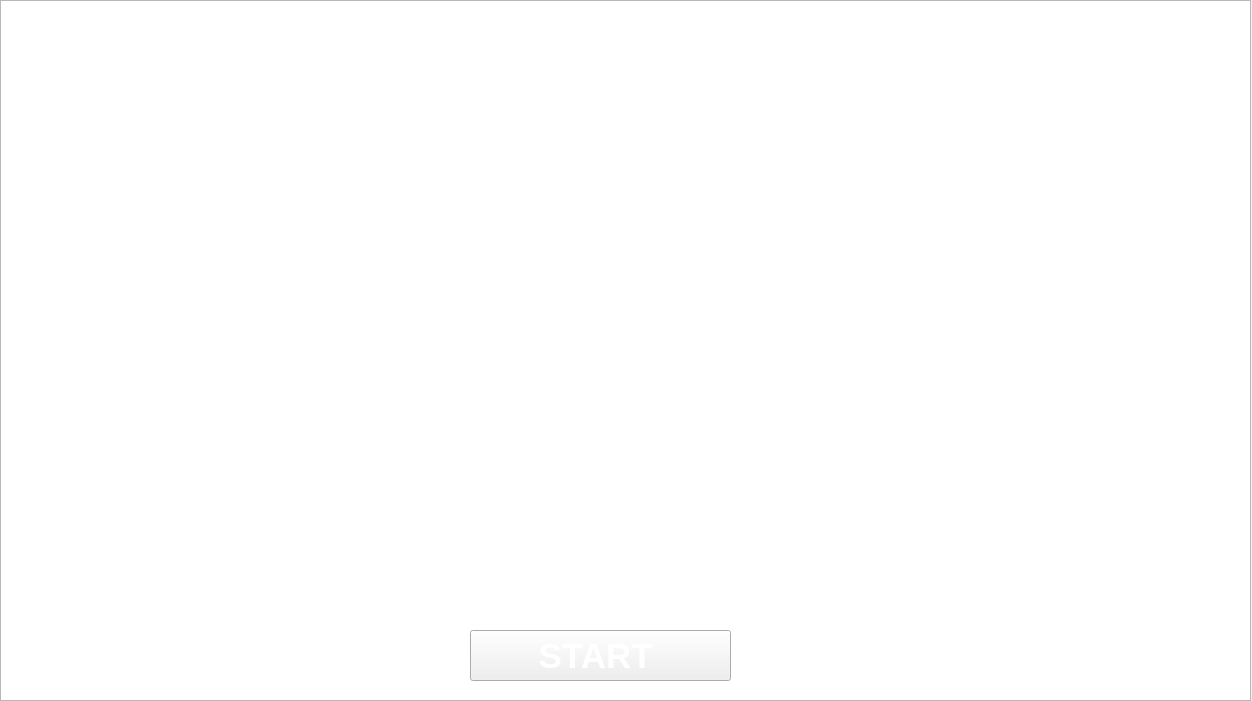
<?xml version="1.0" encoding="UTF-8"?>
<ui version="4.0">
 <class>MainWindow</class>
 <widget class="QMainWindow" name="MainWindow">
  <property name="geometry">
   <rect>
    <x>0</x>
    <y>0</y>
    <width>1252</width>
    <height>701</height>
   </rect>
  </property>
  <property name="windowTitle">
   <string>MainWindow</string>
  </property>
  <widget class="QWidget" name="centralwidget">
   <property name="styleSheet">
    <string notr="true">background-image:url(&quot;C:/projet-new/projet/background1.jpg&quot;);background-size:cover;
background-repeat:no-repeat;</string>
   </property>
   <widget class="QStackedWidget" name="stackedWidget">
    <property name="geometry">
     <rect>
      <x>0</x>
      <y>0</y>
      <width>1251</width>
      <height>751</height>
     </rect>
    </property>
    <property name="styleSheet">
     <string notr="true"/>
    </property>
    <property name="currentIndex">
     <number>0</number>
    </property>
    <widget class="QWidget" name="page">
     <widget class="QGraphicsView" name="graphicsView_2">
      <property name="geometry">
       <rect>
        <x>0</x>
        <y>0</y>
        <width>1251</width>
        <height>701</height>
       </rect>
      </property>
     </widget>
     <widget class="QPushButton" name="startbutton">
      <property name="geometry">
       <rect>
        <x>470</x>
        <y>630</y>
        <width>261</width>
        <height>51</height>
       </rect>
      </property>
      <property name="font">
       <font>
        <pointsize>26</pointsize>
        <weight>75</weight>
        <bold>true</bold>
       </font>
      </property>
      <property name="styleSheet">
       <string notr="true">color:white;</string>
      </property>
      <property name="text">
       <string>START </string>
      </property>
     </widget>
    </widget>
    <widget class="QWidget" name="LoginAndRegist_4">
     <property name="styleSheet">
      <string notr="true"/>
     </property>
     <widget class="QTabWidget" name="tabWidget_5">
      <property name="geometry">
       <rect>
        <x>10</x>
        <y>10</y>
        <width>1241</width>
        <height>681</height>
       </rect>
      </property>
      <property name="font">
       <font>
        <weight>75</weight>
        <bold>true</bold>
       </font>
      </property>
      <property name="autoFillBackground">
       <bool>false</bool>
      </property>
      <property name="styleSheet">
       <string notr="true"/>
      </property>
      <property name="currentIndex">
       <number>0</number>
      </property>
      <widget class="QWidget" name="LoginAndRegister_4">
       <attribute name="title">
        <string>Register-Login</string>
       </attribute>
       <widget class="QLineEdit" name="registID">
        <property name="geometry">
         <rect>
          <x>400</x>
          <y>340</y>
          <width>301</width>
          <height>34</height>
         </rect>
        </property>
        <property name="font">
         <font>
          <pointsize>14</pointsize>
         </font>
        </property>
        <property name="autoFillBackground">
         <bool>false</bool>
        </property>
        <property name="styleSheet">
         <string notr="true">color : white;</string>
        </property>
        <property name="placeholderText">
         <string>Id</string>
        </property>
       </widget>
       <widget class="QLineEdit" name="usernamereg">
        <property name="geometry">
         <rect>
          <x>400</x>
          <y>380</y>
          <width>301</width>
          <height>34</height>
         </rect>
        </property>
        <property name="font">
         <font>
          <pointsize>14</pointsize>
         </font>
        </property>
        <property name="autoFillBackground">
         <bool>false</bool>
        </property>
        <property name="styleSheet">
         <string notr="true">color:white;</string>
        </property>
        <property name="placeholderText">
         <string>Username</string>
        </property>
       </widget>
       <widget class="QLineEdit" name="passwordreg">
        <property name="geometry">
         <rect>
          <x>400</x>
          <y>420</y>
          <width>301</width>
          <height>34</height>
         </rect>
        </property>
        <property name="font">
         <font>
          <pointsize>14</pointsize>
         </font>
        </property>
        <property name="autoFillBackground">
         <bool>false</bool>
        </property>
        <property name="styleSheet">
         <string notr="true">color:white;</string>
        </property>
        <property name="echoMode">
         <enum>QLineEdit::Password</enum>
        </property>
        <property name="placeholderText">
         <string>Password</string>
        </property>
       </widget>
       <widget class="QLineEdit" name="emailreg">
        <property name="geometry">
         <rect>
          <x>400</x>
          <y>460</y>
          <width>301</width>
          <height>34</height>
         </rect>
        </property>
        <property name="font">
         <font>
          <pointsize>14</pointsize>
         </font>
        </property>
        <property name="autoFillBackground">
         <bool>false</bool>
        </property>
        <property name="styleSheet">
         <string notr="true">color:white;</string>
        </property>
        <property name="placeholderText">
         <string>Email</string>
        </property>
       </widget>
       <widget class="QLineEdit" name="phonereg">
        <property name="geometry">
         <rect>
          <x>400</x>
          <y>500</y>
          <width>301</width>
          <height>34</height>
         </rect>
        </property>
        <property name="font">
         <font>
          <pointsize>14</pointsize>
         </font>
        </property>
        <property name="autoFillBackground">
         <bool>false</bool>
        </property>
        <property name="styleSheet">
         <string notr="true">color:white;</string>
        </property>
        <property name="placeholderText">
         <string>Phone</string>
        </property>
       </widget>
       <widget class="QPushButton" name="registbtn">
        <property name="geometry">
         <rect>
          <x>540</x>
          <y>550</y>
          <width>161</width>
          <height>41</height>
         </rect>
        </property>
        <property name="font">
         <font>
          <pointsize>14</pointsize>
          <weight>75</weight>
          <bold>true</bold>
         </font>
        </property>
        <property name="autoFillBackground">
         <bool>false</bool>
        </property>
        <property name="styleSheet">
         <string notr="true">
QPushButton {
border: 2px solid darkblue;
}

QPushButton:hover {
background: qradialgradient(
cx: 0.3, cy: -0.4, fx: 0.3, fy: -0.4,
radius: 1.35, stop: 0 #fff, stop: 1 #bbb
);
 
    background-color:#FFA07A	;
    border-radius: 15px;
}
</string>
        </property>
        <property name="text">
         <string>Register</string>
        </property>
       </widget>
       <widget class="QLabel" name="label_8">
        <property name="geometry">
         <rect>
          <x>400</x>
          <y>280</y>
          <width>301</width>
          <height>61</height>
         </rect>
        </property>
        <property name="font">
         <font>
          <family>Niagara Solid</family>
          <pointsize>-1</pointsize>
          <weight>50</weight>
          <italic>false</italic>
          <bold>false</bold>
         </font>
        </property>
        <property name="autoFillBackground">
         <bool>false</bool>
        </property>
        <property name="styleSheet">
         <string notr="true">color:white;font:70px;background:transparent</string>
        </property>
        <property name="text">
         <string>Ajouter un compte</string>
        </property>
       </widget>
       <widget class="QPushButton" name="returnlog">
        <property name="geometry">
         <rect>
          <x>530</x>
          <y>600</y>
          <width>171</width>
          <height>41</height>
         </rect>
        </property>
        <property name="font">
         <font>
          <pointsize>12</pointsize>
          <weight>75</weight>
          <bold>true</bold>
         </font>
        </property>
        <property name="autoFillBackground">
         <bool>false</bool>
        </property>
        <property name="styleSheet">
         <string notr="true">
QPushButton {
border: 2px solid darkblue;
}

QPushButton:hover {
background: qradialgradient(
cx: 0.3, cy: -0.4, fx: 0.3, fy: -0.4,
radius: 1.35, stop: 0 #fff, stop: 1 #bbb
);
 
    background-color:#FFA07A	;
    border-radius: 15px;
}
</string>
        </property>
        <property name="text">
         <string>Return to login</string>
        </property>
       </widget>
       <widget class="QLabel" name="label_register_icon">
        <property name="geometry">
         <rect>
          <x>440</x>
          <y>50</y>
          <width>230</width>
          <height>228</height>
         </rect>
        </property>
        <property name="styleSheet">
         <string notr="true">background:transparent</string>
        </property>
        <property name="text">
         <string>TextLabel</string>
        </property>
       </widget>
      </widget>
      <widget class="QWidget" name="Users_5">
       <attribute name="title">
        <string>Users</string>
       </attribute>
       <widget class="QTableView" name="tab_login">
        <property name="geometry">
         <rect>
          <x>430</x>
          <y>80</y>
          <width>761</width>
          <height>351</height>
         </rect>
        </property>
       </widget>
       <widget class="QLineEdit" name="emailupd">
        <property name="geometry">
         <rect>
          <x>50</x>
          <y>270</y>
          <width>301</width>
          <height>34</height>
         </rect>
        </property>
        <property name="font">
         <font>
          <pointsize>14</pointsize>
         </font>
        </property>
        <property name="styleSheet">
         <string notr="true">color:white;</string>
        </property>
        <property name="text">
         <string/>
        </property>
        <property name="placeholderText">
         <string>Email</string>
        </property>
       </widget>
       <widget class="QLineEdit" name="phoneupd">
        <property name="geometry">
         <rect>
          <x>50</x>
          <y>330</y>
          <width>301</width>
          <height>34</height>
         </rect>
        </property>
        <property name="font">
         <font>
          <pointsize>14</pointsize>
         </font>
        </property>
        <property name="styleSheet">
         <string notr="true">color:white;</string>
        </property>
        <property name="text">
         <string/>
        </property>
        <property name="placeholderText">
         <string>Phone</string>
        </property>
       </widget>
       <widget class="QLineEdit" name="IDupd">
        <property name="enabled">
         <bool>true</bool>
        </property>
        <property name="geometry">
         <rect>
          <x>50</x>
          <y>80</y>
          <width>301</width>
          <height>34</height>
         </rect>
        </property>
        <property name="font">
         <font>
          <pointsize>14</pointsize>
         </font>
        </property>
        <property name="acceptDrops">
         <bool>true</bool>
        </property>
        <property name="styleSheet">
         <string notr="true">color:white;</string>
        </property>
        <property name="text">
         <string/>
        </property>
        <property name="placeholderText">
         <string>Id</string>
        </property>
       </widget>
       <widget class="QPushButton" name="logupdatebtn">
        <property name="geometry">
         <rect>
          <x>230</x>
          <y>400</y>
          <width>171</width>
          <height>41</height>
         </rect>
        </property>
        <property name="font">
         <font>
          <pointsize>14</pointsize>
          <weight>75</weight>
          <bold>true</bold>
         </font>
        </property>
        <property name="styleSheet">
         <string notr="true">
QPushButton {
border: 2px solid darkblue;
}

QPushButton:hover {
background: qradialgradient(
cx: 0.3, cy: -0.4, fx: 0.3, fy: -0.4,
radius: 1.35, stop: 0 #fff, stop: 1 #bbb
);
 
    background-color:#FFA07A	;
    border-radius: 15px;
}
</string>
        </property>
        <property name="text">
         <string>Modifier</string>
        </property>
       </widget>
       <widget class="QLineEdit" name="usernameupd">
        <property name="geometry">
         <rect>
          <x>50</x>
          <y>140</y>
          <width>301</width>
          <height>34</height>
         </rect>
        </property>
        <property name="font">
         <font>
          <pointsize>14</pointsize>
         </font>
        </property>
        <property name="styleSheet">
         <string notr="true">color:white;</string>
        </property>
        <property name="text">
         <string/>
        </property>
        <property name="placeholderText">
         <string>Username</string>
        </property>
       </widget>
       <widget class="QComboBox" name="logTri">
        <property name="geometry">
         <rect>
          <x>450</x>
          <y>50</y>
          <width>73</width>
          <height>22</height>
         </rect>
        </property>
        <item>
         <property name="text">
          <string>Tous</string>
         </property>
        </item>
        <item>
         <property name="text">
          <string>ID</string>
         </property>
        </item>
        <item>
         <property name="text">
          <string>USERNAME</string>
         </property>
        </item>
        <item>
         <property name="text">
          <string>EMAIL</string>
         </property>
        </item>
        <item>
         <property name="text">
          <string>PHONE</string>
         </property>
        </item>
       </widget>
       <widget class="QLineEdit" name="searchlog">
        <property name="geometry">
         <rect>
          <x>540</x>
          <y>50</y>
          <width>113</width>
          <height>22</height>
         </rect>
        </property>
        <property name="styleSheet">
         <string notr="true">color:white;</string>
        </property>
        <property name="placeholderText">
         <string>Recherche</string>
        </property>
       </widget>
       <widget class="QPushButton" name="suppbtn">
        <property name="geometry">
         <rect>
          <x>50</x>
          <y>400</y>
          <width>161</width>
          <height>41</height>
         </rect>
        </property>
        <property name="font">
         <font>
          <pointsize>14</pointsize>
          <weight>75</weight>
          <bold>true</bold>
         </font>
        </property>
        <property name="styleSheet">
         <string notr="true">
QPushButton {
border: 2px solid darkblue;
}

QPushButton:hover {
background: qradialgradient(
cx: 0.3, cy: -0.4, fx: 0.3, fy: -0.4,
radius: 1.35, stop: 0 #fff, stop: 1 #bbb
);
 
    background-color:#FFA07A	;
    border-radius: 15px;
}
</string>
        </property>
        <property name="text">
         <string>Supprimer</string>
        </property>
       </widget>
       <widget class="QLineEdit" name="passwordupd">
        <property name="geometry">
         <rect>
          <x>50</x>
          <y>210</y>
          <width>301</width>
          <height>34</height>
         </rect>
        </property>
        <property name="font">
         <font>
          <pointsize>14</pointsize>
         </font>
        </property>
        <property name="styleSheet">
         <string notr="true">color:white;</string>
        </property>
        <property name="text">
         <string/>
        </property>
        <property name="placeholderText">
         <string>Password</string>
        </property>
       </widget>
      </widget>
     </widget>
    </widget>
    <widget class="QWidget" name="login">
     <widget class="QLabel" name="loginlab">
      <property name="geometry">
       <rect>
        <x>460</x>
        <y>340</y>
        <width>391</width>
        <height>61</height>
       </rect>
      </property>
      <property name="font">
       <font>
        <pointsize>26</pointsize>
       </font>
      </property>
      <property name="styleSheet">
       <string notr="true">background:transparent</string>
      </property>
      <property name="text">
       <string>Login </string>
      </property>
     </widget>
     <widget class="QLineEdit" name="usernamlog">
      <property name="geometry">
       <rect>
        <x>460</x>
        <y>410</y>
        <width>391</width>
        <height>34</height>
       </rect>
      </property>
      <property name="font">
       <font>
        <pointsize>14</pointsize>
       </font>
      </property>
      <property name="autoFillBackground">
       <bool>false</bool>
      </property>
      <property name="styleSheet">
       <string notr="true">color:white;</string>
      </property>
      <property name="placeholderText">
       <string>Username</string>
      </property>
     </widget>
     <widget class="QLineEdit" name="passwordlog">
      <property name="geometry">
       <rect>
        <x>460</x>
        <y>460</y>
        <width>391</width>
        <height>34</height>
       </rect>
      </property>
      <property name="font">
       <font>
        <pointsize>14</pointsize>
       </font>
      </property>
      <property name="styleSheet">
       <string notr="true">color:white;</string>
      </property>
      <property name="echoMode">
       <enum>QLineEdit::Password</enum>
      </property>
      <property name="placeholderText">
       <string>Password</string>
      </property>
     </widget>
     <widget class="QPushButton" name="logbtn">
      <property name="geometry">
       <rect>
        <x>720</x>
        <y>550</y>
        <width>131</width>
        <height>37</height>
       </rect>
      </property>
      <property name="font">
       <font>
        <pointsize>14</pointsize>
        <weight>75</weight>
        <bold>true</bold>
       </font>
      </property>
      <property name="styleSheet">
       <string notr="true">#loginbtn{

color:white;
background-color:#27a9e3;
border-width:0px;
border-radius:4px;
}
#loginbtn:hover{

background-color:#66c011;

}</string>
      </property>
      <property name="text">
       <string>Login</string>
      </property>
     </widget>
     <widget class="QPushButton" name="Createbtn">
      <property name="geometry">
       <rect>
        <x>610</x>
        <y>610</y>
        <width>251</width>
        <height>41</height>
       </rect>
      </property>
      <property name="font">
       <font>
        <pointsize>14</pointsize>
        <weight>75</weight>
        <bold>true</bold>
       </font>
      </property>
      <property name="text">
       <string>Create New Account </string>
      </property>
     </widget>
     <widget class="QPushButton" name="forgetPW">
      <property name="geometry">
       <rect>
        <x>460</x>
        <y>500</y>
        <width>141</width>
        <height>41</height>
       </rect>
      </property>
      <property name="font">
       <font>
        <pointsize>7</pointsize>
        <weight>75</weight>
        <bold>true</bold>
       </font>
      </property>
      <property name="styleSheet">
       <string notr="true">#loginbtn{

color:white;
background-color:#27a9e3;
border-width:0px;
border-radius:4px;
}
#loginbtn:hover{

background-color:#66c011;

}</string>
      </property>
      <property name="text">
       <string>Forget Password</string>
      </property>
     </widget>
     <widget class="QLabel" name="loginicon">
      <property name="geometry">
       <rect>
        <x>470</x>
        <y>10</y>
        <width>381</width>
        <height>311</height>
       </rect>
      </property>
      <property name="autoFillBackground">
       <bool>false</bool>
      </property>
      <property name="styleSheet">
       <string notr="true">background:transparent</string>
      </property>
      <property name="text">
       <string>TextLabel</string>
      </property>
     </widget>
     <widget class="QGraphicsView" name="graphicsView">
      <property name="geometry">
       <rect>
        <x>0</x>
        <y>1</y>
        <width>1271</width>
        <height>711</height>
       </rect>
      </property>
     </widget>
     <zorder>graphicsView</zorder>
     <zorder>loginlab</zorder>
     <zorder>usernamlog</zorder>
     <zorder>passwordlog</zorder>
     <zorder>logbtn</zorder>
     <zorder>Createbtn</zorder>
     <zorder>forgetPW</zorder>
     <zorder>loginicon</zorder>
    </widget>
    <widget class="QWidget" name="Home">
     <widget class="QPushButton" name="GestCourses_Equip">
      <property name="geometry">
       <rect>
        <x>870</x>
        <y>70</y>
        <width>381</width>
        <height>51</height>
       </rect>
      </property>
      <property name="font">
       <font>
        <pointsize>12</pointsize>
        <weight>75</weight>
        <bold>true</bold>
       </font>
      </property>
      <property name="styleSheet">
       <string notr="true">
QPushButton {
border: 2px solid darkblue;
}

QPushButton:hover {
background: qradialgradient(
cx: 0.3, cy: -0.4, fx: 0.3, fy: -0.4,
radius: 1.35, stop: 0 #fff, stop: 1 #bbb
);
 
    background-color:#FFA07A	;
    border-radius: 15px;
}
</string>
      </property>
      <property name="text">
       <string>Gestion des Courses et Equipement</string>
      </property>
     </widget>
     <widget class="QPushButton" name="GestDevoirs_Loisir">
      <property name="geometry">
       <rect>
        <x>870</x>
        <y>150</y>
        <width>381</width>
        <height>51</height>
       </rect>
      </property>
      <property name="font">
       <font>
        <pointsize>12</pointsize>
        <weight>75</weight>
        <bold>true</bold>
       </font>
      </property>
      <property name="styleSheet">
       <string notr="true">
QPushButton {
border: 2px solid darkblue;
}

QPushButton:hover {
background: qradialgradient(
cx: 0.3, cy: -0.4, fx: 0.3, fy: -0.4,
radius: 1.35, stop: 0 #fff, stop: 1 #bbb
);
 
    background-color:#FFA07A	;
    border-radius: 15px;
}
</string>
      </property>
      <property name="text">
       <string>Gestion des Devoirs et Loisirs </string>
      </property>
     </widget>
     <widget class="Line" name="lineRL_2">
      <property name="geometry">
       <rect>
        <x>840</x>
        <y>30</y>
        <width>20</width>
        <height>461</height>
       </rect>
      </property>
      <property name="orientation">
       <enum>Qt::Vertical</enum>
      </property>
     </widget>
     <widget class="QPushButton" name="GestEtage_Chambre">
      <property name="geometry">
       <rect>
        <x>870</x>
        <y>310</y>
        <width>381</width>
        <height>51</height>
       </rect>
      </property>
      <property name="font">
       <font>
        <pointsize>12</pointsize>
        <weight>75</weight>
        <bold>true</bold>
       </font>
      </property>
      <property name="styleSheet">
       <string notr="true">
QPushButton {
border: 2px solid darkblue;
}

QPushButton:hover {
background: qradialgradient(
cx: 0.3, cy: -0.4, fx: 0.3, fy: -0.4,
radius: 1.35, stop: 0 #fff, stop: 1 #bbb
);
 
    background-color:#FFA07A	;
    border-radius: 15px;
}
</string>
      </property>
      <property name="text">
       <string>Gestion des Etages et Chambre</string>
      </property>
     </widget>
     <widget class="QPushButton" name="GestCamera_Lum">
      <property name="geometry">
       <rect>
        <x>870</x>
        <y>230</y>
        <width>381</width>
        <height>51</height>
       </rect>
      </property>
      <property name="font">
       <font>
        <pointsize>12</pointsize>
        <weight>75</weight>
        <bold>true</bold>
       </font>
      </property>
      <property name="styleSheet">
       <string notr="true">
QPushButton {
border: 2px solid darkblue;
}

QPushButton:hover {
background: qradialgradient(
cx: 0.3, cy: -0.4, fx: 0.3, fy: -0.4,
radius: 1.35, stop: 0 #fff, stop: 1 #bbb
);
 
    background-color:#FFA07A	;
    border-radius: 15px;
}
</string>
      </property>
      <property name="text">
       <string>Gestion des Camera et Lumiere</string>
      </property>
     </widget>
     <widget class="QPushButton" name="GestProfils_3">
      <property name="geometry">
       <rect>
        <x>940</x>
        <y>480</y>
        <width>241</width>
        <height>51</height>
       </rect>
      </property>
      <property name="font">
       <font>
        <pointsize>12</pointsize>
        <weight>75</weight>
        <bold>true</bold>
       </font>
      </property>
      <property name="styleSheet">
       <string notr="true">
QPushButton {
border: 2px solid darkblue;
}

QPushButton:hover {
background: qradialgradient(
cx: 0.3, cy: -0.4, fx: 0.3, fy: -0.4,
radius: 1.35, stop: 0 #fff, stop: 1 #bbb
);
 
    background-color:#FFA07A	;
    border-radius: 15px;
}
</string>
      </property>
      <property name="text">
       <string>Paramétres du profil </string>
      </property>
     </widget>
     <widget class="QPushButton" name="GestPorte_Fenetre">
      <property name="geometry">
       <rect>
        <x>870</x>
        <y>390</y>
        <width>381</width>
        <height>51</height>
       </rect>
      </property>
      <property name="font">
       <font>
        <pointsize>12</pointsize>
        <weight>75</weight>
        <bold>true</bold>
       </font>
      </property>
      <property name="styleSheet">
       <string notr="true">
QPushButton {
border: 2px solid darkblue;
}

QPushButton:hover {
background: qradialgradient(
cx: 0.3, cy: -0.4, fx: 0.3, fy: -0.4,
radius: 1.35, stop: 0 #fff, stop: 1 #bbb
);
 
    background-color:#FFA07A	;
    border-radius: 15px;
}
</string>
      </property>
      <property name="text">
       <string>Gestion des Portes et Fenêtre</string>
      </property>
     </widget>
     <widget class="QLabel" name="label_logo">
      <property name="geometry">
       <rect>
        <x>980</x>
        <y>550</y>
        <width>161</width>
        <height>141</height>
       </rect>
      </property>
      <property name="styleSheet">
       <string notr="true">background:transparent</string>
      </property>
      <property name="text">
       <string>TextLabel</string>
      </property>
     </widget>
     <widget class="QLabel" name="label_acceuil">
      <property name="geometry">
       <rect>
        <x>4</x>
        <y>35</y>
        <width>831</width>
        <height>461</height>
       </rect>
      </property>
      <property name="styleSheet">
       <string notr="true">background:transparent</string>
      </property>
      <property name="text">
       <string>TextLabel</string>
      </property>
     </widget>
     <widget class="QPushButton" name="logout">
      <property name="geometry">
       <rect>
        <x>40</x>
        <y>610</y>
        <width>121</width>
        <height>51</height>
       </rect>
      </property>
      <property name="font">
       <font>
        <pointsize>14</pointsize>
        <weight>75</weight>
        <bold>true</bold>
       </font>
      </property>
      <property name="styleSheet">
       <string notr="true">
QPushButton {
border: 2px solid darkblue;
}

QPushButton:hover {
background: qradialgradient(
cx: 0.3, cy: -0.4, fx: 0.3, fy: -0.4,
radius: 1.35, stop: 0 #fff, stop: 1 #bbb
);
 
    background-color:#FFA07A	;
    border-radius: 15px;
}
</string>
      </property>
      <property name="text">
       <string>Logout</string>
      </property>
     </widget>
    </widget>
    <widget class="QWidget" name="ForgetPW">
     <widget class="QLineEdit" name="forgetpwUSER">
      <property name="geometry">
       <rect>
        <x>580</x>
        <y>160</y>
        <width>151</width>
        <height>31</height>
       </rect>
      </property>
      <property name="styleSheet">
       <string notr="true">border-style:solid;
bordor-color:white;
border-width:2px;
border-radius:10px;
color:rjb(255,255,255);</string>
      </property>
      <property name="text">
       <string/>
      </property>
     </widget>
     <widget class="QLineEdit" name="forgetpwPW">
      <property name="geometry">
       <rect>
        <x>580</x>
        <y>210</y>
        <width>151</width>
        <height>31</height>
       </rect>
      </property>
      <property name="styleSheet">
       <string notr="true">border-style:solid;
bordor-color:white;
border-width:2px;
border-radius:10px;
color:rjb(255,255,255);</string>
      </property>
      <property name="echoMode">
       <enum>QLineEdit::Password</enum>
      </property>
     </widget>
     <widget class="QLineEdit" name="newPw">
      <property name="geometry">
       <rect>
        <x>580</x>
        <y>261</y>
        <width>151</width>
        <height>31</height>
       </rect>
      </property>
      <property name="styleSheet">
       <string notr="true">border-style:solid;
bordor-color:white;
border-width:2px;
border-radius:10px;
color:rjb(255,255,255);</string>
      </property>
      <property name="echoMode">
       <enum>QLineEdit::Password</enum>
      </property>
     </widget>
     <widget class="QLabel" name="label_11">
      <property name="geometry">
       <rect>
        <x>410</x>
        <y>160</y>
        <width>141</width>
        <height>31</height>
       </rect>
      </property>
      <property name="font">
       <font>
        <pointsize>10</pointsize>
        <weight>75</weight>
        <bold>true</bold>
       </font>
      </property>
      <property name="styleSheet">
       <string notr="true">border-style:solid;
bordor-color:white;
border-width:2px;
border-radius:10px;
color:rjb(255,255,255);</string>
      </property>
      <property name="text">
       <string>Username</string>
      </property>
     </widget>
     <widget class="QLabel" name="label_9">
      <property name="geometry">
       <rect>
        <x>410</x>
        <y>210</y>
        <width>141</width>
        <height>31</height>
       </rect>
      </property>
      <property name="font">
       <font>
        <pointsize>10</pointsize>
        <weight>75</weight>
        <bold>true</bold>
       </font>
      </property>
      <property name="styleSheet">
       <string notr="true">border-style:solid;
bordor-color:white;
border-width:2px;
border-radius:10px;
color:rjb(255,255,255);</string>
      </property>
      <property name="text">
       <string>Password</string>
      </property>
     </widget>
     <widget class="QLabel" name="label_12">
      <property name="geometry">
       <rect>
        <x>410</x>
        <y>260</y>
        <width>141</width>
        <height>31</height>
       </rect>
      </property>
      <property name="font">
       <font>
        <pointsize>10</pointsize>
        <weight>75</weight>
        <bold>true</bold>
       </font>
      </property>
      <property name="styleSheet">
       <string notr="true">border-style:solid;
bordor-color:white;
border-width:2px;
border-radius:10px;
color:rjb(255,255,255);</string>
      </property>
      <property name="text">
       <string>New Password</string>
      </property>
     </widget>
     <widget class="QPushButton" name="forgetpwbtn">
      <property name="geometry">
       <rect>
        <x>570</x>
        <y>310</y>
        <width>171</width>
        <height>51</height>
       </rect>
      </property>
      <property name="font">
       <font>
        <pointsize>12</pointsize>
        <weight>75</weight>
        <bold>true</bold>
       </font>
      </property>
      <property name="text">
       <string>Confirm</string>
      </property>
     </widget>
     <widget class="QPushButton" name="returnPW">
      <property name="geometry">
       <rect>
        <x>430</x>
        <y>430</y>
        <width>271</width>
        <height>51</height>
       </rect>
      </property>
      <property name="font">
       <font>
        <pointsize>16</pointsize>
        <weight>75</weight>
        <bold>true</bold>
       </font>
      </property>
      <property name="text">
       <string>return login</string>
      </property>
     </widget>
    </widget>
    <widget class="QWidget" name="Profil">
     <widget class="QTabWidget" name="profilesettings_4">
      <property name="geometry">
       <rect>
        <x>0</x>
        <y>20</y>
        <width>1231</width>
        <height>571</height>
       </rect>
      </property>
      <property name="currentIndex">
       <number>0</number>
      </property>
      <widget class="QWidget" name="profile_4">
       <attribute name="title">
        <string>Profile-setttings</string>
       </attribute>
       <widget class="QGroupBox" name="registerform_8">
        <property name="geometry">
         <rect>
          <x>0</x>
          <y>0</y>
          <width>741</width>
          <height>441</height>
         </rect>
        </property>
        <property name="font">
         <font>
          <pointsize>10</pointsize>
          <weight>75</weight>
          <bold>true</bold>
         </font>
        </property>
        <property name="styleSheet">
         <string notr="true">#registerform{

background: rgb(144,170,0);
border-radius:8px;
}</string>
        </property>
        <property name="title">
         <string>Profil</string>
        </property>
        <layout class="QVBoxLayout" name="verticalLayout_53">
         <item>
          <layout class="QVBoxLayout" name="verticalLayout_54">
           <item>
            <layout class="QVBoxLayout" name="verticalLayout_55">
             <item>
              <widget class="QLabel" name="label_51">
               <property name="font">
                <font>
                 <pointsize>12</pointsize>
                </font>
               </property>
               <property name="styleSheet">
                <string notr="true">color:white;</string>
               </property>
               <property name="text">
                <string>Code:</string>
               </property>
              </widget>
             </item>
             <item>
              <widget class="QLineEdit" name="CodeProf">
               <property name="font">
                <font>
                 <pointsize>14</pointsize>
                </font>
               </property>
              </widget>
             </item>
            </layout>
           </item>
           <item>
            <widget class="QLabel" name="label_52">
             <property name="font">
              <font>
               <pointsize>12</pointsize>
              </font>
             </property>
             <property name="styleSheet">
              <string notr="true">color:white;</string>
             </property>
             <property name="text">
              <string>Nom:</string>
             </property>
            </widget>
           </item>
           <item>
            <widget class="QLineEdit" name="NomProf">
             <property name="font">
              <font>
               <pointsize>14</pointsize>
              </font>
             </property>
            </widget>
           </item>
          </layout>
         </item>
         <item>
          <layout class="QVBoxLayout" name="verticalLayout_56">
           <item>
            <widget class="QLabel" name="label_53">
             <property name="font">
              <font>
               <pointsize>12</pointsize>
              </font>
             </property>
             <property name="styleSheet">
              <string notr="true">color:white;</string>
             </property>
             <property name="text">
              <string>Prenom:</string>
             </property>
            </widget>
           </item>
           <item>
            <widget class="QLineEdit" name="PrenomProf">
             <property name="font">
              <font>
               <pointsize>14</pointsize>
              </font>
             </property>
             <property name="echoMode">
              <enum>QLineEdit::Normal</enum>
             </property>
            </widget>
           </item>
          </layout>
         </item>
         <item>
          <layout class="QVBoxLayout" name="verticalLayout_57">
           <item>
            <widget class="QLabel" name="label_54">
             <property name="font">
              <font>
               <pointsize>12</pointsize>
              </font>
             </property>
             <property name="styleSheet">
              <string notr="true">color:white;</string>
             </property>
             <property name="text">
              <string>Location</string>
             </property>
            </widget>
           </item>
           <item>
            <widget class="QLineEdit" name="LocProf">
             <property name="font">
              <font>
               <pointsize>14</pointsize>
              </font>
             </property>
            </widget>
           </item>
          </layout>
         </item>
         <item>
          <layout class="QVBoxLayout" name="verticalLayout_58">
           <item>
            <widget class="QLabel" name="label_55">
             <property name="font">
              <font>
               <pointsize>12</pointsize>
              </font>
             </property>
             <property name="styleSheet">
              <string notr="true">color:white;</string>
             </property>
             <property name="text">
              <string>Role</string>
             </property>
            </widget>
           </item>
           <item>
            <widget class="QComboBox" name="RoleProf">
             <item>
              <property name="text">
               <string>Parent</string>
              </property>
             </item>
             <item>
              <property name="text">
               <string>Fils</string>
              </property>
             </item>
            </widget>
           </item>
          </layout>
         </item>
         <item>
          <widget class="QPushButton" name="registerProf">
           <property name="font">
            <font>
             <pointsize>14</pointsize>
             <weight>75</weight>
             <bold>true</bold>
            </font>
           </property>
           <property name="styleSheet">
            <string notr="true">#registerbtn{

color:white;
background-color:#27a9e3;
border-width:0px;
border-radius:4px;
}
#registerbtn:hover{

background-color:#66c011;

}</string>
           </property>
           <property name="text">
            <string>Register</string>
           </property>
          </widget>
         </item>
        </layout>
       </widget>
       <widget class="QPushButton" name="return_home_2">
        <property name="geometry">
         <rect>
          <x>1070</x>
          <y>460</y>
          <width>131</width>
          <height>61</height>
         </rect>
        </property>
        <property name="text">
         <string>return home</string>
        </property>
       </widget>
      </widget>
      <widget class="QWidget" name="Profiledisplay">
       <attribute name="title">
        <string>Profile-view</string>
       </attribute>
       <widget class="QTableView" name="tab_profile">
        <property name="geometry">
         <rect>
          <x>390</x>
          <y>10</y>
          <width>821</width>
          <height>361</height>
         </rect>
        </property>
       </widget>
       <widget class="QPushButton" name="suppbtnProf">
        <property name="geometry">
         <rect>
          <x>1058</x>
          <y>380</y>
          <width>121</width>
          <height>41</height>
         </rect>
        </property>
        <property name="text">
         <string>Supprimer</string>
        </property>
       </widget>
       <widget class="QGroupBox" name="Profiledataform">
        <property name="geometry">
         <rect>
          <x>20</x>
          <y>0</y>
          <width>351</width>
          <height>441</height>
         </rect>
        </property>
        <property name="font">
         <font>
          <pointsize>10</pointsize>
          <weight>75</weight>
          <bold>true</bold>
         </font>
        </property>
        <property name="styleSheet">
         <string notr="true">#registerform{

background: rgb(144,170,0);
border-radius:8px;
}</string>
        </property>
        <property name="title">
         <string>Profil</string>
        </property>
        <layout class="QVBoxLayout" name="verticalLayout_59">
         <item>
          <layout class="QVBoxLayout" name="verticalLayout_60">
           <item>
            <layout class="QVBoxLayout" name="verticalLayout_61">
             <item>
              <widget class="QLabel" name="label_56">
               <property name="font">
                <font>
                 <pointsize>12</pointsize>
                </font>
               </property>
               <property name="styleSheet">
                <string notr="true">color:white;</string>
               </property>
               <property name="text">
                <string>Code:</string>
               </property>
              </widget>
             </item>
             <item>
              <widget class="QLineEdit" name="Code2">
               <property name="font">
                <font>
                 <pointsize>14</pointsize>
                </font>
               </property>
              </widget>
             </item>
            </layout>
           </item>
           <item>
            <widget class="QLabel" name="label_57">
             <property name="font">
              <font>
               <pointsize>12</pointsize>
              </font>
             </property>
             <property name="styleSheet">
              <string notr="true">color:white;</string>
             </property>
             <property name="text">
              <string>Nom:</string>
             </property>
            </widget>
           </item>
           <item>
            <widget class="QLineEdit" name="Nom2">
             <property name="font">
              <font>
               <pointsize>14</pointsize>
              </font>
             </property>
            </widget>
           </item>
          </layout>
         </item>
         <item>
          <layout class="QVBoxLayout" name="verticalLayout_62">
           <item>
            <widget class="QLabel" name="label_58">
             <property name="font">
              <font>
               <pointsize>12</pointsize>
              </font>
             </property>
             <property name="styleSheet">
              <string notr="true">color:white;</string>
             </property>
             <property name="text">
              <string>Prenom:</string>
             </property>
            </widget>
           </item>
           <item>
            <widget class="QLineEdit" name="Prenom2">
             <property name="font">
              <font>
               <pointsize>14</pointsize>
              </font>
             </property>
             <property name="echoMode">
              <enum>QLineEdit::Normal</enum>
             </property>
            </widget>
           </item>
          </layout>
         </item>
         <item>
          <layout class="QVBoxLayout" name="verticalLayout_63">
           <item>
            <widget class="QLabel" name="label_59">
             <property name="font">
              <font>
               <pointsize>12</pointsize>
              </font>
             </property>
             <property name="styleSheet">
              <string notr="true">color:white;</string>
             </property>
             <property name="text">
              <string>Location</string>
             </property>
            </widget>
           </item>
           <item>
            <widget class="QLineEdit" name="Location2">
             <property name="font">
              <font>
               <pointsize>14</pointsize>
              </font>
             </property>
            </widget>
           </item>
          </layout>
         </item>
         <item>
          <layout class="QVBoxLayout" name="verticalLayout_64">
           <item>
            <widget class="QLabel" name="label_60">
             <property name="font">
              <font>
               <pointsize>12</pointsize>
              </font>
             </property>
             <property name="styleSheet">
              <string notr="true">color:white;</string>
             </property>
             <property name="text">
              <string>Role</string>
             </property>
            </widget>
           </item>
           <item>
            <widget class="QComboBox" name="Role2">
             <item>
              <property name="text">
               <string>Parent</string>
              </property>
             </item>
             <item>
              <property name="text">
               <string>Fils</string>
              </property>
             </item>
            </widget>
           </item>
          </layout>
         </item>
         <item>
          <widget class="QPushButton" name="updateprof">
           <property name="font">
            <font>
             <pointsize>14</pointsize>
             <weight>75</weight>
             <bold>true</bold>
            </font>
           </property>
           <property name="styleSheet">
            <string notr="true">
#registerbtn{

color:white;
background-color:#27a9e3;
border-width:0px;
border-radius:4px;
}
#registerbtn:hover{

background-color:#66c011;

}</string>
           </property>
           <property name="text">
            <string>Update</string>
           </property>
          </widget>
         </item>
        </layout>
       </widget>
       <widget class="QLineEdit" name="searchprof">
        <property name="geometry">
         <rect>
          <x>920</x>
          <y>380</y>
          <width>113</width>
          <height>22</height>
         </rect>
        </property>
        <property name="styleSheet">
         <string notr="true">color:white;</string>
        </property>
        <property name="placeholderText">
         <string>Recherche</string>
        </property>
       </widget>
       <widget class="QComboBox" name="profilTri">
        <property name="geometry">
         <rect>
          <x>830</x>
          <y>380</y>
          <width>73</width>
          <height>22</height>
         </rect>
        </property>
        <item>
         <property name="text">
          <string>Tous</string>
         </property>
        </item>
        <item>
         <property name="text">
          <string>CODE</string>
         </property>
        </item>
        <item>
         <property name="text">
          <string>NOM</string>
         </property>
        </item>
        <item>
         <property name="text">
          <string>PRENOM</string>
         </property>
        </item>
        <item>
         <property name="text">
          <string>LOCATION</string>
         </property>
        </item>
        <item>
         <property name="text">
          <string>ROLE</string>
         </property>
        </item>
       </widget>
       <widget class="QPushButton" name="return_home">
        <property name="geometry">
         <rect>
          <x>1070</x>
          <y>460</y>
          <width>131</width>
          <height>61</height>
         </rect>
        </property>
        <property name="text">
         <string>return home</string>
        </property>
       </widget>
      </widget>
     </widget>
    </widget>
   </widget>
  </widget>
 </widget>
 <resources/>
 <connections/>
</ui>
